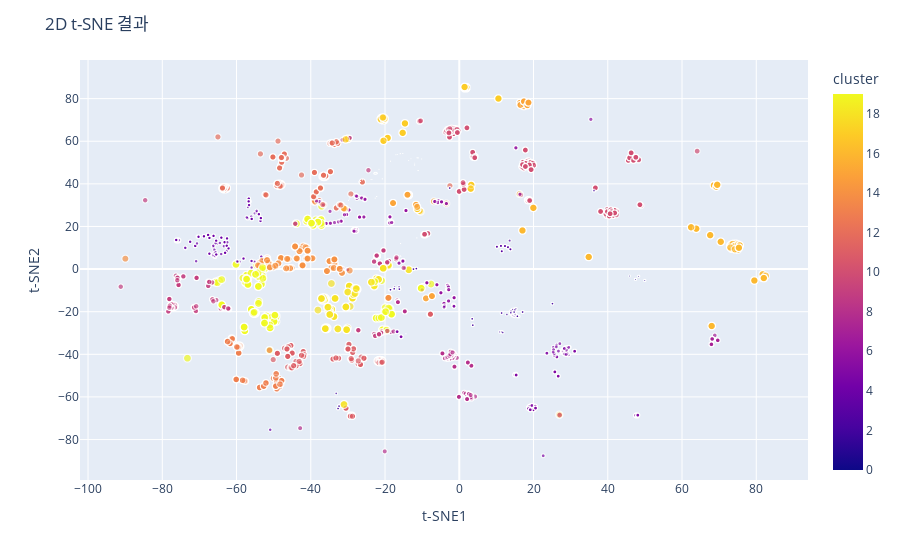

Notebook cell for this chart:
### Markdown cell above
## 2차원

### Code cell
# t-SNE 모델 초기화 및 학습
tsne = TSNE(n_components=2, random_state=42)
tsne_result = tsne.fit_transform(df_normalized)

# 클러스터링을 위해 KMeans 모델 초기화 및 학습
kmeans = KMeans(n_clusters=20, random_state=42)
movie['cluster'] = kmeans.fit_predict(df_normalized)

# 결과를 새로운 데이터프레임에 추가
df_tsne = pd.DataFrame(tsne_result, columns=['t-SNE1', 't-SNE2'])
df_tsne[['item', 'year', 'cluster']] = movie[['item', 'year', 'cluster']]

# 명명된 색상 팔레트 사용
color_palette = px.colors.qualitative.Set1  # Set1은 명명된 색상 팔레트 중 하나입니다.

# 2D t-SNE를 생성하여 툴팁, 클러스터별 색상, 점 크기 설정
fig = px.scatter(df_tsne, x='t-SNE1', y='t-SNE2', color='cluster', 
                 hover_data=['item'], size_max=8, size='cluster',
                 color_discrete_sequence=color_palette)

fig.update_layout(title='2D t-SNE 결과')

fig.show()

### Figure 1 — Plotly figure (JSON) as saved in the notebook; plotly's stock layout.template omitted (floating-point values rounded to 4 significant figures; data arrays with more than 128 entries replaced by an {"elided": "..."} marker saying what was removed)
{"data": [{"customdata": {"elided": "6807x1 int values"}, "hovertemplate": "t-SNE1=%{x}<br>t-SNE2=%{y}<br>cluster=%{marker.color}<br>item=%{customdata[0]}<extra></extra>", "legendgroup": "", "marker": {"color": {"elided": "6807 int values"}, "coloraxis": "coloraxis", "size": {"elided": "6807 int values"}, "sizemode": "area", "sizeref": 0.2969, "symbol": "circle"}, "mode": "markers", "name": "", "showlegend": false, "type": "scattergl", "x": {"elided": "6807 float values"}, "xaxis": "x", "y": {"elided": "6807 float values"}, "yaxis": "y"}], "layout": {"coloraxis": {"colorbar": {"title": {"text": "cluster"}}, "colorscale": [[0, "#0d0887"], [0.1111, "#46039f"], [0.2222, "#7201a8"], [0.3333, "#9c179e"], [0.4444, "#bd3786"], [0.5556, "#d8576b"], [0.6667, "#ed7953"], [0.7778, "#fb9f3a"], [0.8889, "#fdca26"], [1, "#f0f921"]]}, "legend": {"itemsizing": "constant", "tracegroupgap": 0}, "margin": {"t": 60}, "title": {"text": "2D t-SNE 결과"}, "xaxis": {"anchor": "y", "domain": [0, 1], "title": {"text": "t-SNE1"}}, "yaxis": {"anchor": "x", "domain": [0, 1], "title": {"text": "t-SNE2"}}}}
